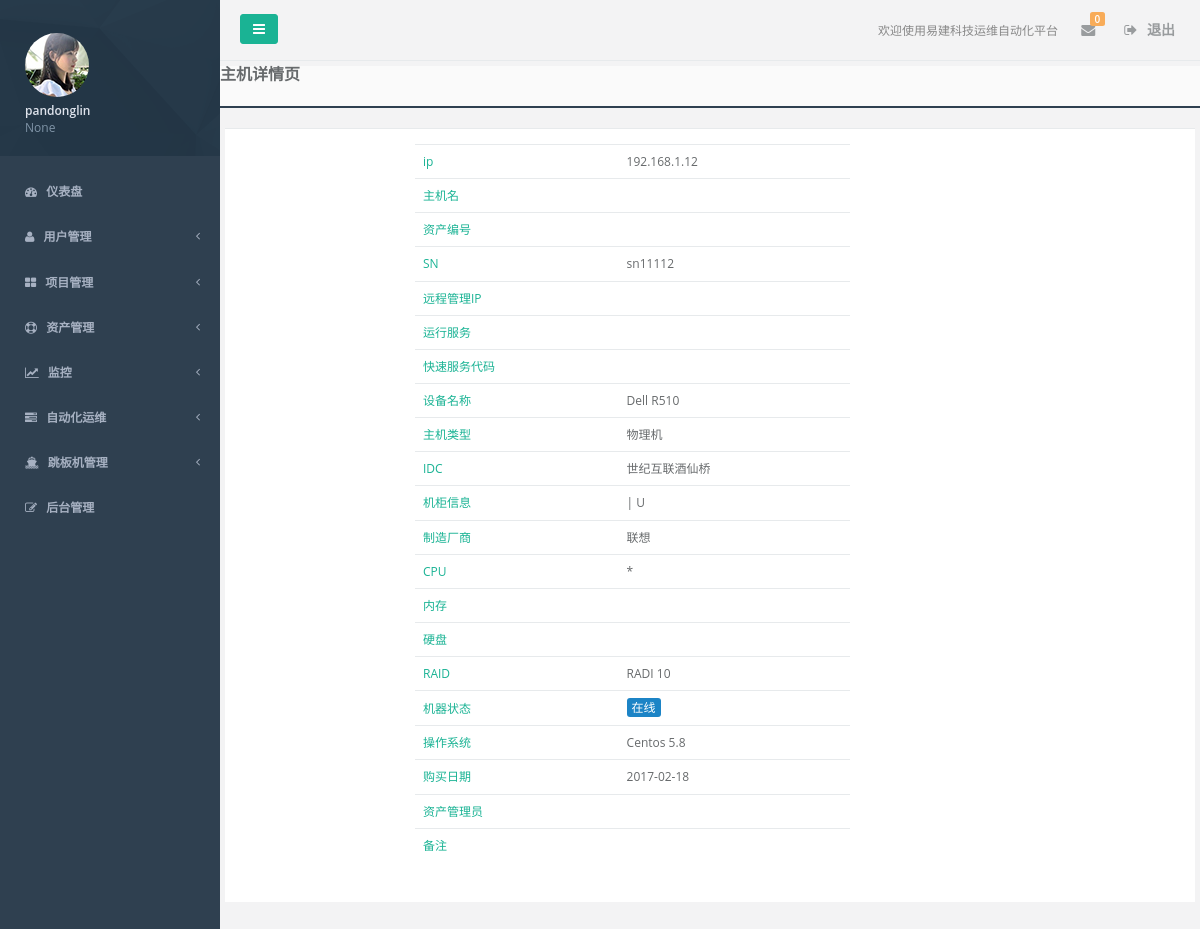
The page /assets/host_detail/3/ (signed in) on the database as committed earlier.
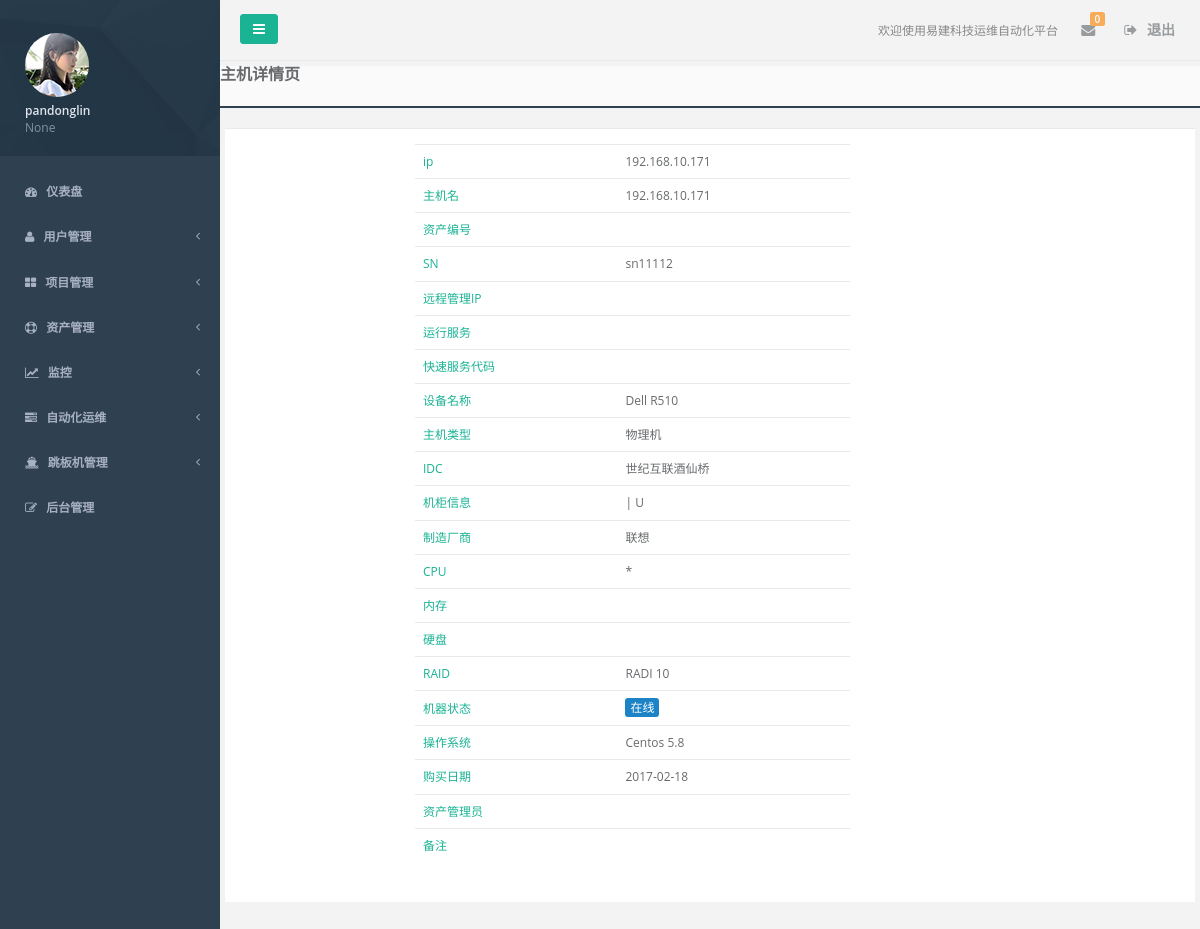
The same page on the database as committed later.
### assets/models.py (models this page shows, shortened)
class Host(models.Model):
    device_type_choices = (
        (0, "Dell R510"),
        (1, "Dell R620"),
        (2, "Dell R710"),
        (3, "Dell R720"),
        (4, "Dell R720xd"),
        )
    raid_type_choices = (
        (0, 'RADI 0'),
        (1, 'RADI 1'),
        (2, 'RADI 5'),
        (3, 'RADI 10'),
    )
    status_choices = (
        (0, "在线"),
        (1, "下线"),
        (2, "故障"),
        (3, "备用"),
        (4, "未知"),
    )
    ip = models.GenericIPAddressField(unique=True, verbose_name='IP')
    hostname = models.CharField(max_length=64, null=True, blank=True, verbose_name="主机名")
    sn = models.CharField(max_length=64, null=True, blank=True, verbose_name="sn")
    number = models.CharField(max_length=64, null=True, blank=True, verbose_name='资产编号')
    qs = models.CharField(max_length=64, null=True, blank=True, verbose_name="快速服务代码")
    asset_name = models.SmallIntegerField(choices=device_type_choices, default=3, verbose_name='设备名称')
    os_type = models.ForeignKey('System', null=True, blank=True, verbose_name="操作系统")
    manufactory = models.ForeignKey('Manufactory', null=True, blank=True, verbose_name="制造厂商")
    raid_type = models.SmallIntegerField(choices=raid_type_choices, default=3, verbose_name="RAID类型")
    management_ip = models.GenericIPAddressField(unique=True, null=True, blank=True, verbose_name='管理IP')
    idc = models.ForeignKey('IDC', null=True, blank=True, verbose_name='IDC机房')
    cabinet = models.CharField(max_length=32, null=True, blank=True, verbose_name='机柜号')
    host_cabinet_id = models.CharField(max_length=32, null=True, blank=True, verbose_name='机器位置')
    status = models.SmallIntegerField(choices=status_choices, default=0, verbose_name="设备状态")
    is_virtual = models.BooleanField(default=False, verbose_name="虚拟机")
    parent_host = models.ForeignKey('self', related_name='parent_level', null=True, blank=True, verbose_name="宿主机")
    admin = models.CharField(max_length=32, null=True, blank=True, verbose_name='资产管理员')
    buy_date = models.DateField(null=True, blank=True, verbose_name="购买时间")
    create_date = models.DateTimeField(blank=True, auto_now_add=True, verbose_name="创建时间")
    update_date = models.DateTimeField(blank=True, auto_now=True, verbose_name="最近修改时间")
    memo = models.TextField(null=True, blank=True, verbose_name='备注')
    class Meta:
        verbose_name = "主机"
        verbose_name_plural = verbose_name

class IDC(models.Model):
    name = models.CharField(max_length=64, verbose_name='IDC名称')
    staff = models.CharField(max_length=32, verbose_name='客服')
    phone = models.CharField(max_length=32, verbose_name="IDC联系电话")
    address = models.CharField(max_length=128, verbose_name="IDC地址")
    memo = models.CharField(max_length=128, null=True, blank=True, verbose_name='备注')
    class Meta:
        unique_together = ('name', 'staff')
        verbose_name = 'IDC'
        verbose_name_plural = verbose_name

class Manufactory(models.Model):
    name = models.CharField(max_length=64, unique=True, verbose_name='制造厂商')
    staff = models.CharField(max_length=32, blank=True, null=True, verbose_name='售后联系方式')
    memo = models.TextField(blank=True, null=True, verbose_name='备注')
    class Meta:
        verbose_name = '制造厂商'
        verbose_name_plural = verbose_name

class System(models.Model):
    system_os_choice = (
        (0, "Centos"),
        (1, "Window"),
    )
    name = models.SmallIntegerField(choices=system_os_choice, default=0, verbose_name="系统类型")
    version = models.CharField(max_length=32, verbose_name="系统版本号")
    def __str__(self):
        if self.name == 0:
            return "Centos %s" % self.version
        else:
            return "Window %s" % self.version
    class Meta:
        verbose_name = "操作系统"
        verbose_name_plural = verbose_name

### assets/views.py (the view)
# urls.py: url(r'^host_detail/(?P<host_id>\d+)/', views.host_detail, name='host_detail'),
@login_required
def host_detail(request, host_id):
    status = models.Host.status_choices
    host_obj = get_object_or_404(models.Host, id=host_id)
    return render(request, 'assets/host_detail.html', locals())

### accounts/context_processors.py (called while the page is built)
def global_setting(request):
    return locals()

### assets/templatetags/utils.py (called while the page is built)
@register.filter
def make_null(args):
    return ''

### templates/assets/host_detail.html (shortened to what the changed rows need)
{% extends 'base.html' %}
{% load utils %}
{% block content %}
    <div class="wrapper wrapper-content animated fadeInRight">
        <div class="ibox float-e-margins row">
            <div class="ibox-content col-sm-12">
                <div class="text-left col-sm-6 col-sm-offset-2">
                    <table class="table">
                        <tr>
                            <td class="text-navy">ip</td>
                            <td>{{ host_obj.ip }}</td>
                        </tr>
                        <tr>
                            <td class="text-navy">主机名</td>
                            <td>{{ host_obj.hostname }}</td>
                        </tr>
                        <tr>
                            <td class="text-navy">SN</td>
                            <td>{{ host_obj.sn }}</td>
                        </tr>
                        <tr>
                            <td class="text-navy">设备名称</td>
                            <td>{{ host_obj.get_asset_name_display }}</td>
                        </tr>
                        <tr>
                            <td class="text-navy">IDC</td>
                            <td>{{ host_obj.idc.name }}</td>
                        </tr>
                        <tr>
                            <td class="text-navy">制造厂商</td>
                            <td>{{ host_obj.manufactory.name }}</td>
                        </tr>
                        <tr>
                            <td class="text-navy">RAID</td>
                            <td> {{ host_obj.get_raid_type_display }}</td>
                        </tr>
                        <tr>
                            <td class="">
                                {% if host_obj.status == 0 %}
                                    <span class="btn-xs btn-success">{{ host_obj.get_status_display }}</span>
                                {% else %}
                                    <span class="btn-xs btn-danger">{{ host_obj.get_status_display }}</span>
                                {% endif %}
                            </td>
                        </tr>
                        <tr>
                            <td class="text-navy">操作系统</td>
                            <td>{{ host_obj.os_type }}</td>
                        </tr>
                        <tr>
                            <td class="text-navy">购买日期</td>
                            <td>{{ host_obj.buy_date|date:'Y-m-d' }}</td>
                        </tr>
                    </table>
                </div>
            </div>
        </div>
    </div>
{% endblock %}

Rows that differ between the two databases and show on the page:
changed Host "sn11112": ip "192.168.1.12" → "192.168.10.171"; hostname (not shown) → "192.168.10.171"
